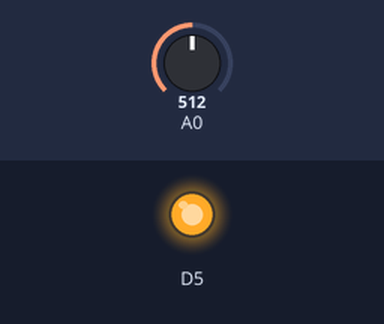
Recording of a sketch running on a simulated ESP8266 (NodeMCU). Shown: output pins drawn as LEDs (lit = HIGH). The test bench sets the inputs (shaded band); at power-on: A0 = 512.

Above: at 0.1 s.
Timing chart, 0 to 1.6 s (numbered marks = the images above):
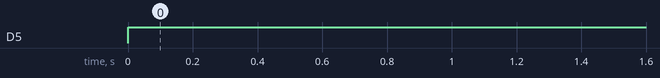

Measured:
- by itself, D5: LOW → HIGH at 0.00 s

The sketch:

sketch_feb25b.ino
```cpp
void setup() {
    pinMode(D5, OUTPUT);
    analogWriteFreq(80000); //80KHz
    //int PWM_duty;    //Ciclo de trabajo al 50%
    //pinMode(2, OUTPUT);
    //analogWrite(D5, PWM_duty = 512);
}
void loop(){
  //Serial.begin(9600);
  int sensorValue = analogRead(A0); //Lectura del ADC
  int PWM_duty;
  //float voltage = sensorValue * (3.3 / 1023.0); //escalamos a voltaje
  //Enviamos por el puerto serie
  //Serial.print("ADC= ");
  //Serial.print(sensorValue);
  //Serial.print("  Voltaje= ");
  //Serial.println(voltage);
  //analogWrite(D5, PWM_duty = analogRead(A0));
  analogWrite(D5, PWM_duty = 512);
  delay(100);
}
```
